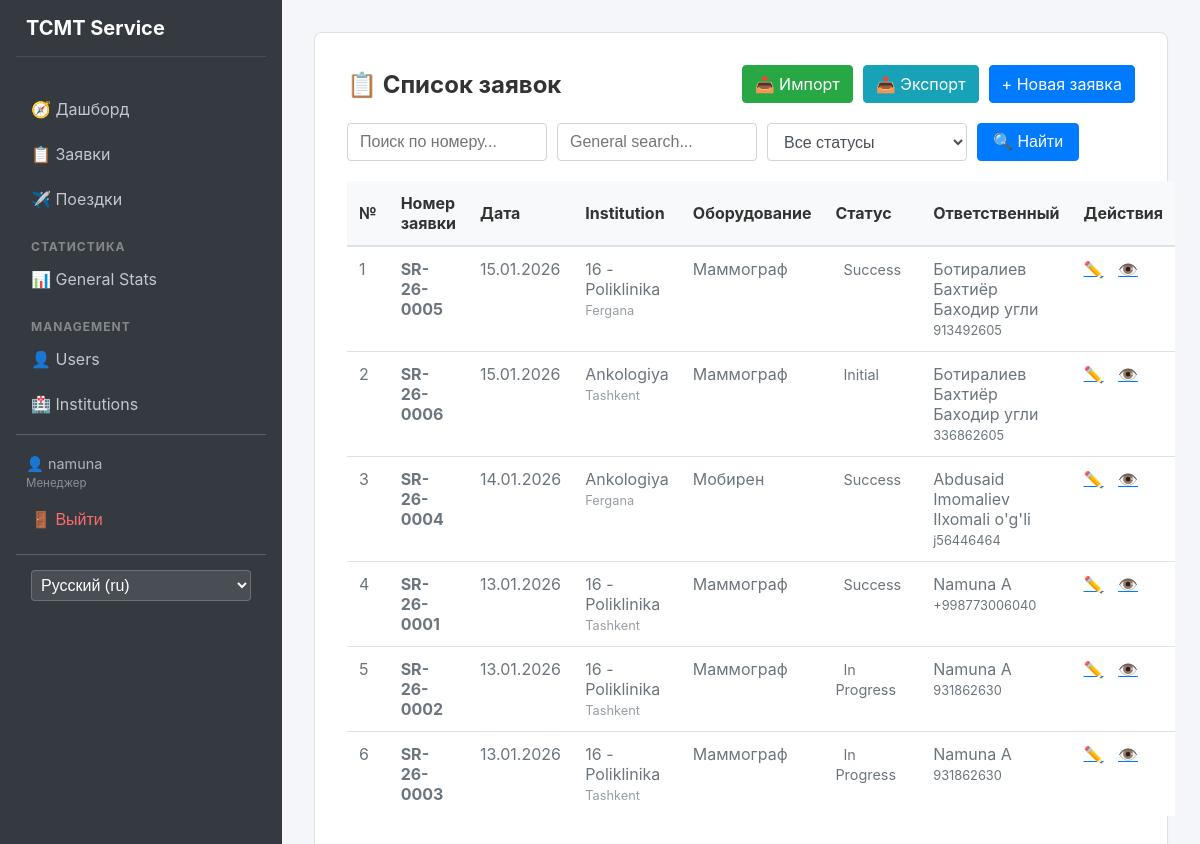
The page /requests/ (signed in) on the database as committed earlier.
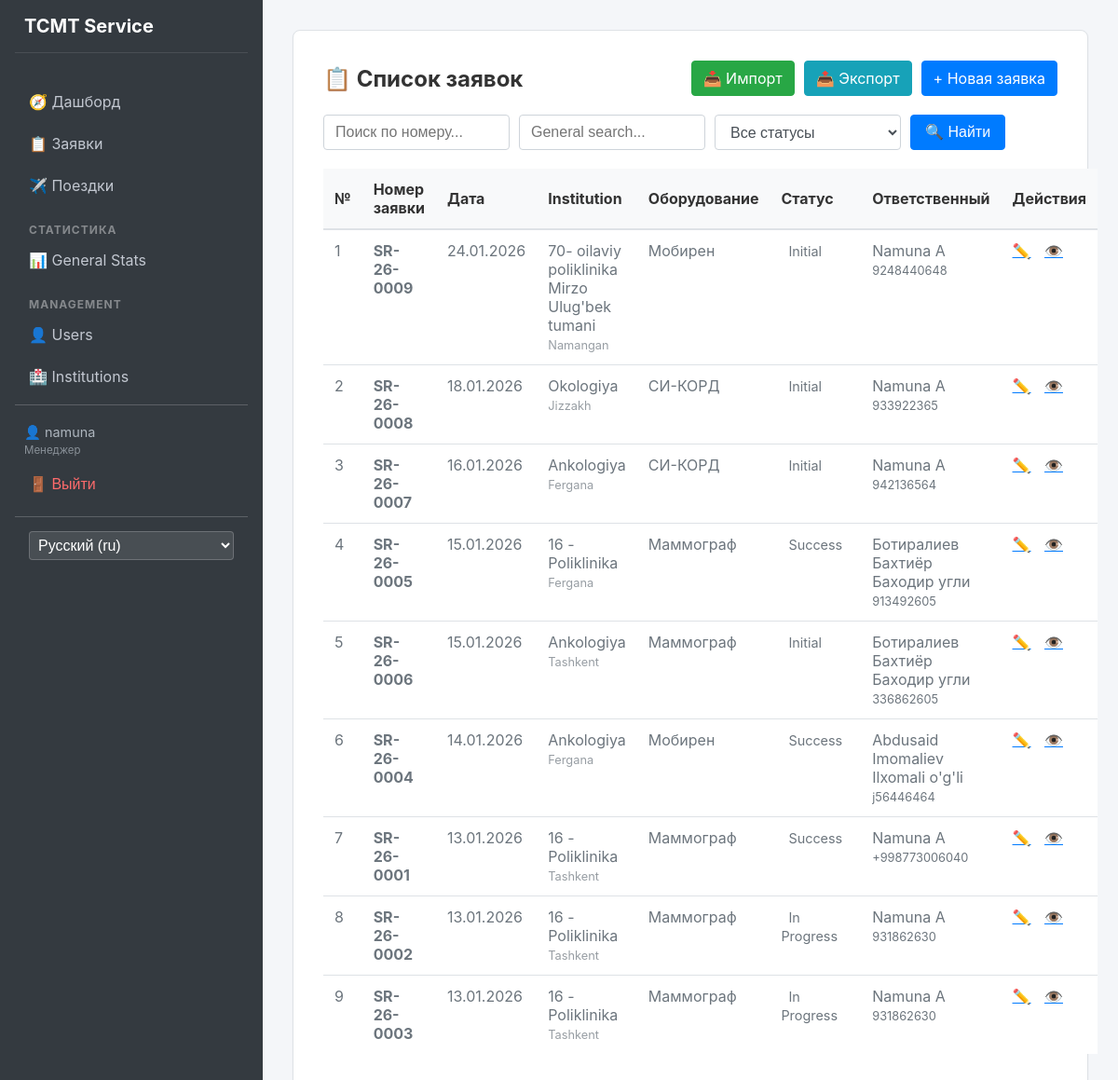
The same page on the database as committed later.
### apps/requests/models.py (models this page shows, shortened)
class Request(models.Model):
    created_at = models.DateField(default=datetime.date.today)
    responsible = models.ForeignKey(
        settings.AUTH_USER_MODEL,
        on_delete=models.SET_NULL,
        null=True,
        related_name='requests'
    )
    region = models.ForeignKey(Region, on_delete=models.PROTECT)
    institution = models.ForeignKey(Institution, on_delete=models.PROTECT)
    description = models.TextField()
    contact_phone = models.CharField(max_length=20)
    request_number = models.CharField(
        max_length=20,
        unique=True,
        editable=False
    )
    equipment_type = models.ForeignKey(EquipmentType, on_delete=models.PROTECT)
    status = models.ForeignKey(Status, on_delete=models.PROTECT)

### apps/core/models.py (models this page shows, shortened)
class Institution(models.Model):
    name = models.CharField(max_length=255)
    region = models.ForeignKey(Region, on_delete=models.CASCADE)

class Region(models.Model):
    name = models.CharField(max_length=100)

class EquipmentType(models.Model):
    name = models.CharField(max_length=255)

class Status(models.Model):
    name = models.CharField(max_length=100)

### apps/users/models.py (models this page shows, shortened)
class User(AbstractUser):
    class Role(models.TextChoices):
        ADMIN = 'admin', 'Администратор'
        MANAGER = 'manager', 'Менеджер'
        USER = 'user', 'Пользователь'
    full_name = models.CharField(max_length=255)
    passport = models.CharField(max_length=20)
    role = models.CharField(
        max_length=20,
        choices=Role.choices,
        default=Role.USER
    )

### apps/requests/views.py (the view)
# urls.py: path('', views.RequestListView.as_view(), name='list'),
class RequestListView(LoginRequiredMixin, ListView):
    model = Request
    template_name = 'requests/list.html'
    context_object_name = 'requests'
    ordering = ['-created_at']
    paginate_by = 15
    def get_queryset(self):
        queryset = super().get_queryset()
        if self.request.user.role == User.Role.USER:
            queryset = queryset.filter(responsible=self.request.user).exclude(status__name__in=CLOSED_STATUSES)
        q = self.request.GET.get('q')
        status_id = self.request.GET.get('status')
        req_num = self.request.GET.get('req_num')
        if q:
            queryset = queryset.filter(
                Q(request_number__icontains=q) |
                Q(description__icontains=q) |
                Q(responsible__full_name__icontains=q)
            )
        if req_num:
            if req_num.isdigit():
                padded_num = req_num.zfill(4)
                queryset = queryset.filter(request_number__icontains=padded_num)
            else:
                queryset = queryset.filter(request_number__icontains=req_num)
        if status_id and status_id.isdigit():
            queryset = queryset.filter(status_id=int(status_id))
        return queryset
    def get_context_data(self, **kwargs):
        context = super().get_context_data(**kwargs)
        status = self.request.GET.get('status')
        context['selected_status'] = int(status) if status and status.isdigit() else None
        context['statuses'] = Status.objects.all()
        context['closed_statuses'] = CLOSED_STATUSES
        return context

### templates/requests/list.html (shortened to what this page needs)
{% extends 'base.html' %}
{% load i18n %}
{% block content %}
<div class="glass-container">
    <div style="display: flex; justify-content: space-between; align-items: center; margin-bottom: 20px;">
        <h2 style="color: white; margin: 0;">📋 {% trans "Requests List" %}</h2>
        {% if user.role != 'user' %}
        <div style="display: flex; gap: 10px;">
            <a href="{% url 'requests:import' %}" class="btn-primary"
                style="text-decoration: none; background-color: #28a745; border-color: #28a745;">
                📥 {% trans "Import" %}
            </a>
            <a href="{% url 'requests:export' %}" class="btn-primary"
                style="text-decoration: none; background-color: #17a2b8; border-color: #17a2b8;">
                📤 {% trans "Export" %}
            </a>
            <a href="{% url 'requests:create' %}" class="btn-primary" style="text-decoration: none;">
                + {% trans "New Request" %}
            </a>
        </div>
        {% endif %}
    </div>
    <form method="get" style="margin-bottom: 20px; display: flex; gap: 10px;">
        <input type="text" name="req_num" placeholder="{% trans 'Search by number...' %}"
            value="{{ request.GET.req_num|default:'' }}" style="width: 200px; margin: 0;">
        <input type="text" name="q" placeholder="{% trans 'General search...' %}" value="{{ request.GET.q|default:'' }}"
            style="width: 200px; margin: 0;">
        <select name="status" style="width: 200px; margin: 0;" onchange="this.form.submit()">
            <option value="">{% trans "All Statuses" %}</option>
        </select>
        <button type="submit" class="btn-primary" style="padding: 5px 15px;">🔍 {% trans "Search" %}</button>
    </form>
    <table>
        <thead>
            <tr>
                <th>№</th>
                <th>{% trans "Request Number" %}</th>
                <th>{% trans "Date" %}</th>
                <th>{% trans "Institution" %}</th>
                <th>{% trans "Equipment" %}</th>
                <th>{% trans "Status" %}</th>
                <th>{% trans "Responsible" %}</th>
                <th>{% trans "Actions" %}</th>
            </tr>
        </thead>
        <tbody>
            {% for req in requests %}
            <tr>
                <td>{{ forloop.counter }}</td>
                <td><strong>{{ req.request_number }}</strong></td>
                <td>{{ req.created_at|date:"d.m.Y" }}</td>
                <td>
                    {{ req.institution.name }}<br>
                    <span style="font-size: 0.8em; opacity: 0.7;">
                        {{ req.region.name }}
                    </span>
                </td>
                <td>{{ req.equipment_type.name }}</td>
                <td>
                    <span style="padding: 4px 8px; border-radius: 4px;
                                 background: rgba(255,255,255,0.3); font-size: 0.9em;">
                        {{ req.status.name }}
                    </span>
                </td>
                <td>
                    {{ req.responsible.full_name }}<br>
                    <span style="font-size: 0.8em;">
                        {{ req.contact_phone }}
                    </span>
                </td>
                <td>
                    {% if user.role == 'user' and req.status.name in closed_statuses %}
                    <span style="opacity: 0.3; margin-right: 10px;">🔒</span>
                    {% else %}
                    <a href="{% url 'requests:update' req.pk %}" style="color: white; margin-right: 10px;">✏️</a>
                    {% endif %}
                    <a href="{% url 'requests:detail' req.pk %}" style="color: white;">👁️</a>
                </td>
            </tr>
            {% empty %}
            <tr>
                <td colspan="8" style="text-align: center; padding: 20px;">
                    {% trans "No requests yet" %}
                </td>
            </tr>
            {% endfor %}
        </tbody>
    </table>
</div>
{% endblock %}

Rows that differ between the two databases and show on the page:
added Request: request_number "SR-26-0009", created_at "24.01.2026", institution.name "70- oilaviy poliklinika Mirzo Ulug'bek tumani", region.name "Namangan", equipment_type.name "Мобирен", status.name "Initial", responsible.full_name "Namuna A", contact_phone "9248440648"
added Request: request_number "SR-26-0008", created_at "18.01.2026", institution.name "Okologiya", region.name "Jizzakh", equipment_type.name "СИ-КОРД", status.name "Initial", responsible.full_name "Namuna A", contact_phone "933922365"
added Request: request_number "SR-26-0007", created_at "16.01.2026", institution.name "Ankologiya", region.name "Fergana", equipment_type.name "СИ-КОРД", status.name "Initial", responsible.full_name "Namuna A", contact_phone "942136564"
